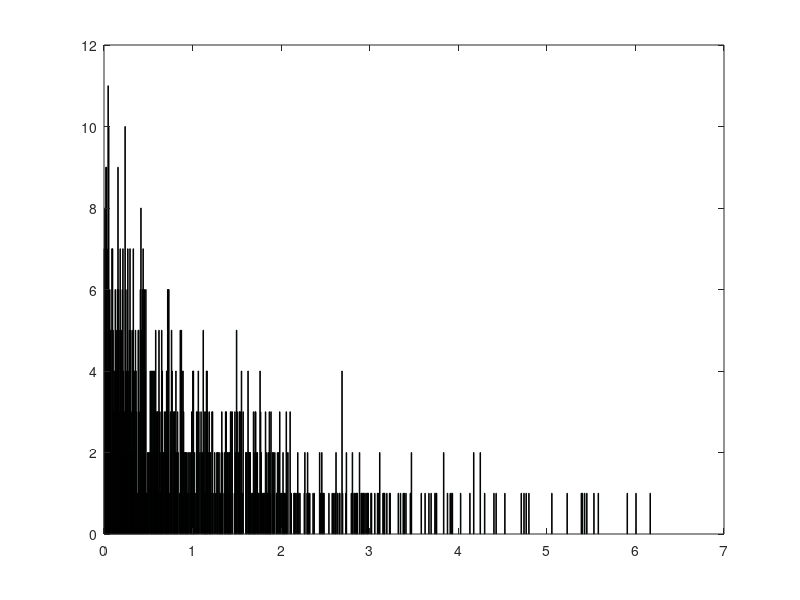

MATLAB code to generate this figure: (Note: this script raises an error after producing the figure.)
%% hist
size = 1000;
Y = exprnd(1,1,size);
hist(Y,size);c

%% pdf
X = 0:.1:10;
Y = exppdf(X,1/.1);
plot(X,Y);

%% show accumulation
size = 1000;
H = .1;
Y = zeros(1,size);
minT = 1;
maxT = 4;
for i=1:size
    choice = min(minT + exprnd(1/H), maxT);
    while(choice == maxT)
        choice = min(minT + exprnd(1/H), maxT);
    end
    Y(i) = choice;
end
hist(Y,20);